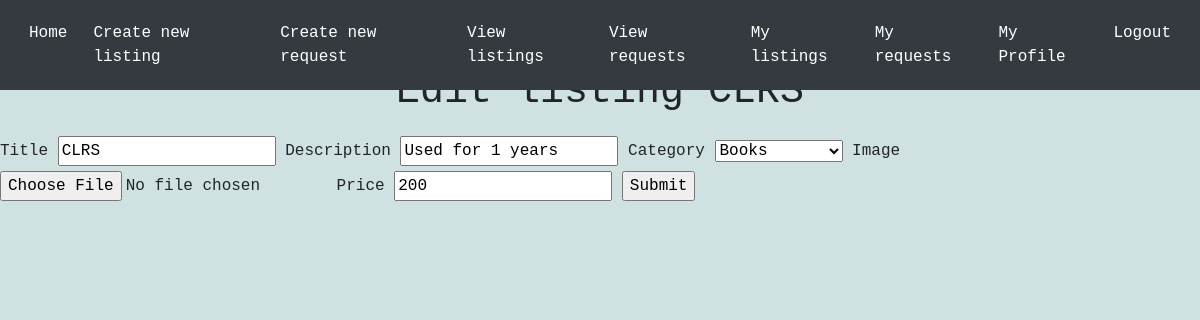
The page /editlisting/1 (signed in) on the database its author committed.
### tables this page shows
CREATE TABLE listings (
    id INTEGER PRIMARY KEY AUTOINCREMENT,
    user_id INTEGER NOT NULL,
    title TEXT NOT NULL,
    description TEXT NOT NULL,
    category TEXT NOT NULL,
    price INTEGER NOT NULL,
    date DATE,
    FOREIGN KEY (user_id) REFERENCES Users(id)
);

### app.py (the view, shortened to what this page needs)
@app.route('/editlisting/<int:id>', methods=['GET', 'POST'])
def editlisting(id):
    conn = sqlite3.connect('database.db')
    c = conn.cursor()
    c.execute("SELECT * FROM listings WHERE id = ?", (id,))
    listing = c.fetchone()
    if listing[1] != session['id']:
        return 'You cannot edit this listing'
    return render_template('editlisting.html', listing=listing)

### templates/editlisting.html (shortened to what this page needs)
{% extends 'base.html' %}
{% block content %}
    <h1>Edit listing {{ listing[2] }}</h1>
    <form action="/editlisting/{{ listing[0] }}" method="POST" enctype="multipart/form-data">
        <label for="title">Title</label>
        <input type="text" name="title" id="title" value="{{ listing[2] }}">
        <label for="description">Description</label>
        <input type="text" name="description" id="description" value="{{ listing[3] }}">
        <label for="category">Category</label>
        <select name="category" id="category" >
            <option value="Books" selected="selected">Books</option>
        </select>
        <label for="image">Image</label>
        <input type="file" name="file" id="file">
        <label for="price">Price</label>
        <input type="number" name="price" id="price" value="{{ listing[5] }}">
        <input type="submit" value="Submit">
    </form>
{% endblock %}

### templates/base.html (style rules this page uses)
body { background-color: #fafafa; font-family: 'JetBrains Mono', monospace; }
h1 { margin-top: 20px; margin-bottom: 20px; text-align: center; }
body { background-color: #cfe1e1; font-family: 'JetBrains Mono', monospace; }

### rows shown on the page
listings: title "CLRS", description "Used for 1 years", price "200"
